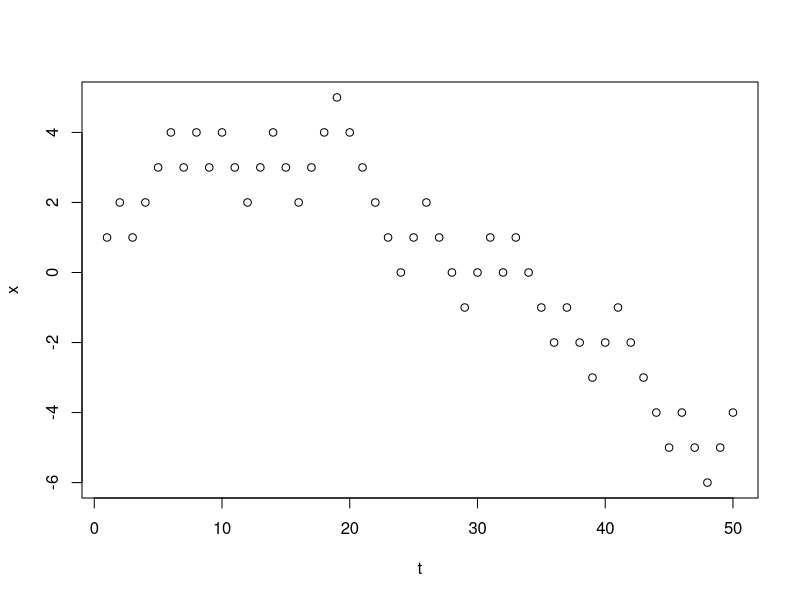
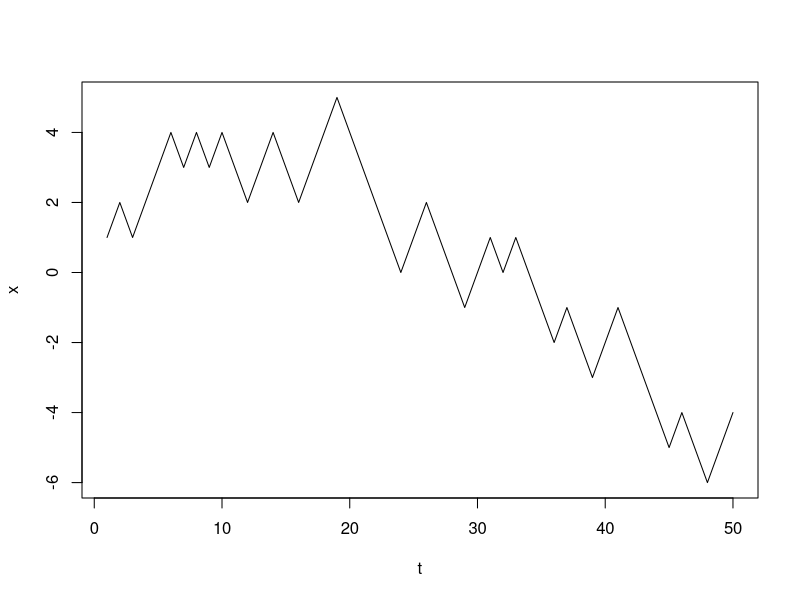
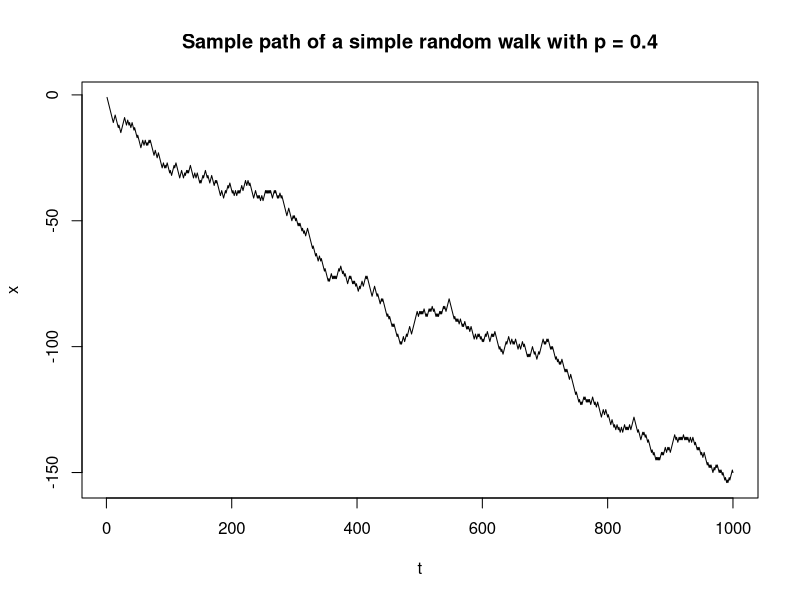
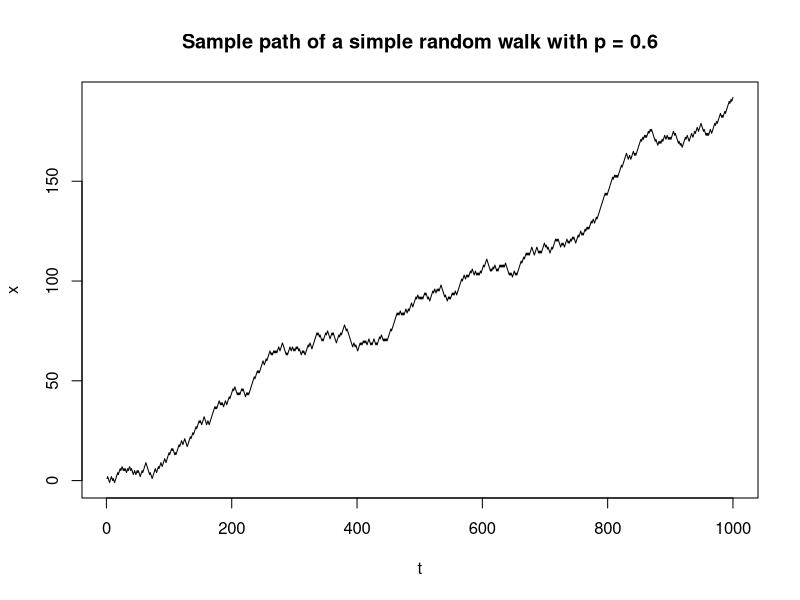

The R source for these figures, in order:
## ---- chunk 1
#| echo: true
1+2
## ---- chunk 2
#| echo: true
2*3
## ---- chunk 3
#| echo: true
2/3
## ---- chunk 4
#| echo: true
c(1,2,3,4,5)
## ---- chunk 5
#| echo: true
a <- c(1,2,3,4,5) 
## ---- chunk 6
#| echo: true
2*a
## ---- chunk 7
#| echo: true
b <- c(10,15,20,25,30)
## ---- chunk 8
#| echo: true
a*b
## ---- chunk 9
#| echo: true
a^2
## ---- chunk 10
#| echo: true
seq(7,94)
## ---- chunk 11
#| echo: true
seq(7,94,2)
## ---- chunk 12
#| echo: true
seq(1,10,0.2)
## ---- chunk 13
#| echo: true
rep(1,10)
## ---- chunk 14
#| echo: true
a <- seq(1,10)
b <- sum(a)
b
## ---- chunk 15
#| echo: true
a <- seq(1,10)
c <- cumsum(a)
c
## ---- chunk 16
x <- seq(1,6)
p <- rep(1/6, 6)
sum(x*p)
## ---- chunk 17
sum(p*(x-sum(x*p))^2)
## ---- chunk 18
#| echo: true
n <- 10
z <- sample(x=c(-1,1),prob=c(1/2,1/2),size = n, replace = T)
z
## ---- chunk 19
#| echo: true
z <- sample(x=c(-1,1),prob=c(1/2,1/2),size = n, replace = T)
z
## ---- chunk 20
set.seed(100)
n <- 50
z <- sample(x=c(-1,1),prob=c(1/2,1/2),size = n, replace = T)
x <- cumsum(z)
## ---- chunk 21
#| echo: true
x[48]
## ---- chunk 22
abs(x[50])
## ---- chunk 23
#| echo: true
t <- 1:n
plot(t,x)
## ---- chunk 24
#| echo: true
plot(t,x,type='l')
## ---- chunk 25
#| echo: true
SimpleRW <- function(p,n)
{
  z <- sample(x=c(-1,1),prob=c(1-p,p),size = n, replace = T)
  x <- cumsum(z)
  t <- 1:n
  plot(t,x,type='l',main=paste("Sample path of a simple random walk with p =",p))
}
## ---- chunk 26
SimpleRW(0.4,1000)
## ---- chunk 27
SimpleRW(0.6,1000)
